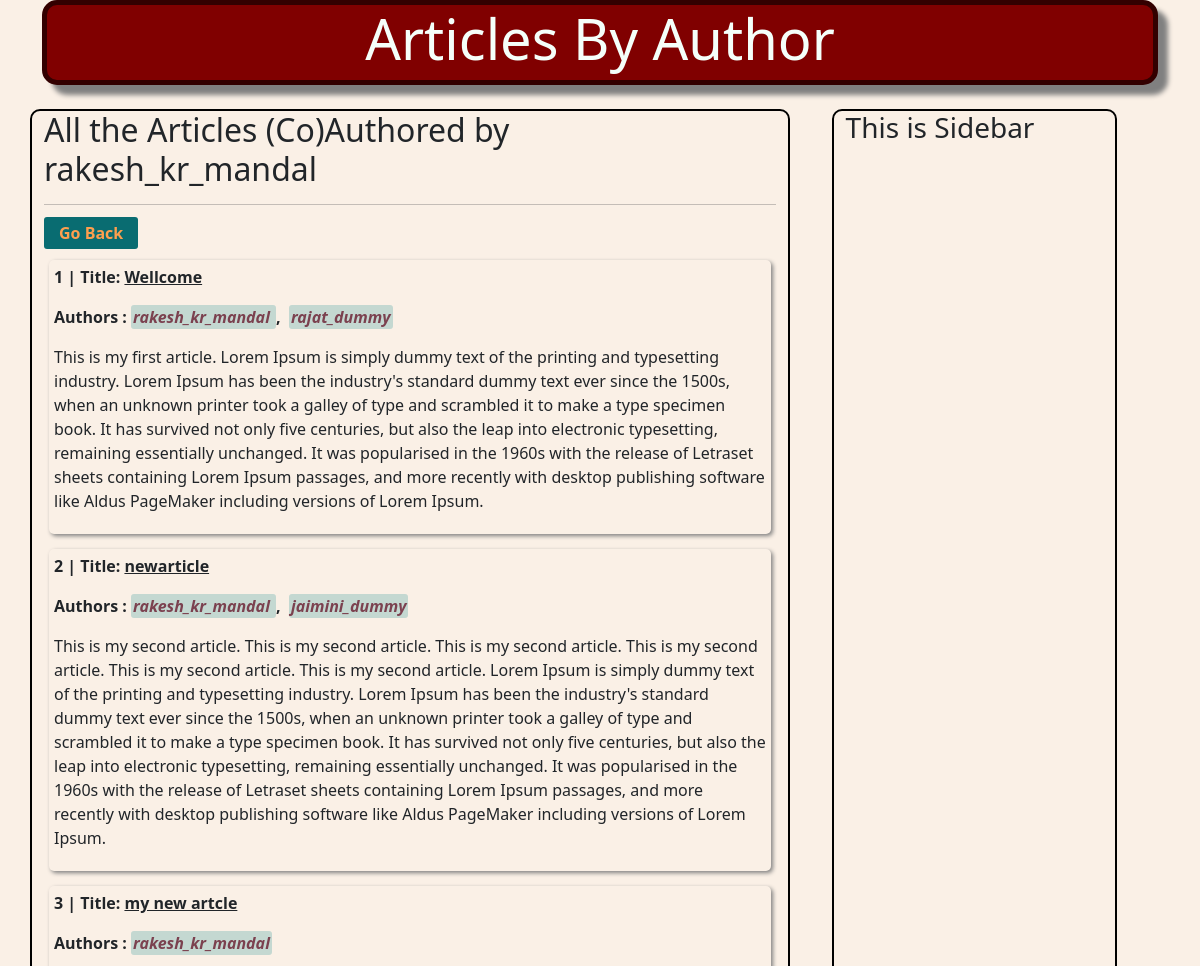
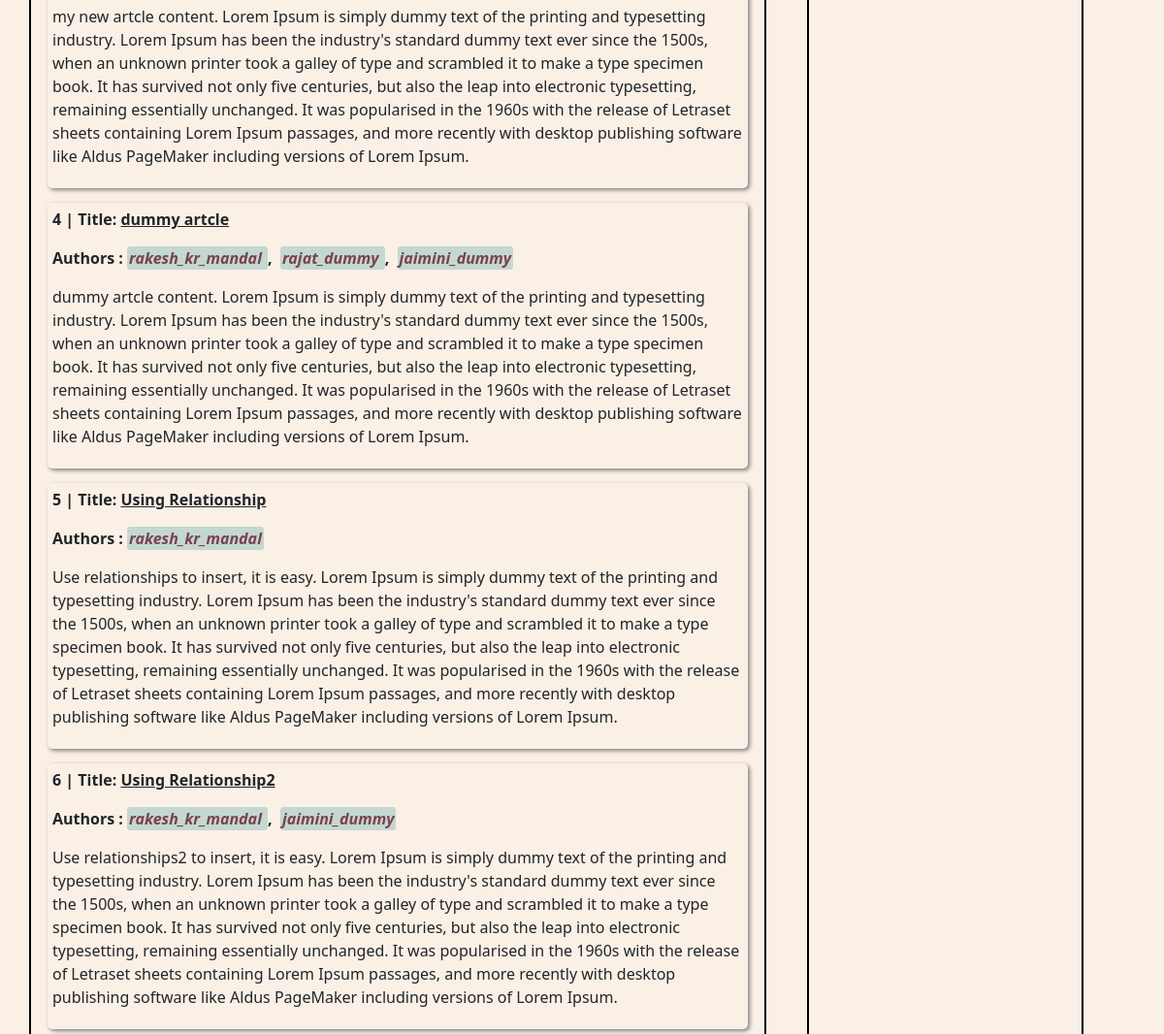
The page /article_by/rakesh_kr_mandal on the database its author committed (2 pictures, top to bottom).
### application/models.py (models this page shows)
class User(db.Model):
    __tablename__ = 'user'
    user_id = db.Column(db.Integer, autoincrement=True, primary_key=True)
    username = db.Column(db.String, unique=True)
    email = db.Column(db.String, unique=True)

class Article(db.Model):
    __tablename__ = 'article'
    article_id = db.Column(db.Integer, autoincrement=True, primary_key=True)
    title = db.Column(db.String)
    content = db.Column(db.String)
    authors = db.relationship("User", secondary="article_authors") #for many-to-many reln

### application/controllers.py (the view)
@app.route('/article_by/<user_name>', methods=['GET', 'POST'])
def article_by_author(user_name):
    articles = Article.query.filter(Article.authors.any(username=user_name))
    v = render_template("article_by_author.html", articles=articles, user_name=user_name)
    return v

### templates/article_by_author.html (shortened to what this page needs)
<!DOCTYPE html>
<html>
<head>
    <link href="https://cdn.jsdelivr.net/npm/bootstrap@5.1.3/dist/css/bootstrap.min.css" rel="stylesheet">
</head>
<body>
    <div class="container">
        <div class="jumbotron">
            <h1 class="display-4"> Articles By Author </h1>
        </div>
        <br>
        <div class="row">
            <div class="col-md-8">
                <h2> All the Articles (Co)Authored by {{user_name}} </h2> <hr>
                <a href="/"><span id="goback"> <b> Go Back </b> </span></a>
                {% for article in articles %}
                    <div id="articlebox">
                        <p>
                            <b>{{ article["article_id"] }} | Title: <u>{{ article["title"] }}</u> </b>
                        </p>
                        <p>
                            <b>Authors : </b>
                            {% for author in article["authors"] %}
                                <span id="authbox"> <i><b><a href='/article_by/{{author["username"]}}'>{{ author["username"] }}</a></b></i> </span>
                                {% if not loop.last %}
                                    <b>,</b>&nbsp;
                                {% endif %}
                            {% endfor %}
                        </p>
                        <p> {{ article["content"] }} </p>
                    </div>
                {% endfor %}
                <br>
            </div>
            <div class="col-md-3">
                <h3>This is Sidebar </h3>
            </div>
        </div>
    </div>
</body>
</html>

### templates/article_by_author.html (style rules this page uses)
body { background-color: #C6B397; background-color: linen; }
.display-4 { text-align: center; color: mintcream; }
.jumbotron { border-radius: 15px; background-color: maroon; border: 5px solid #330000; box-shadow: 10px 10px 5px grey; }
.row > div { border-radius: 10px; border: 2px solid black; }
a { text-decoration: none; color: inherit; }
#goback { border-radius: 3px; padding: 5px 15px; background-color: #096C71; color: #FE9F4E; }
#articlebox { border-radius: 5px; margin: 15px 5px; padding: 5px; box-shadow: 2px 2px 4px grey; }
#authbox { border-radius: 3px; padding: 1px 2px; background-color: #c4d8d1; color: #7B414F; }

### rows shown on the page
User: username "rakesh_kr_mandal"
Article: article_id "1", title "Wellcome", content "This is my first article. Lorem Ipsum is simply dummy text of the printing and typesetting industry. Lorem Ipsum has been the industry's standard dummy text ever since the 1500s, when an unknown printer took a galley of type and scrambled it to make a type specimen book. It has survived not only five centuries, but also the leap into electronic typesetting, remaining essentially unchanged. It was popularised in the 1960s with the release of Letraset sheets containing Lorem Ipsum passages, and more recently with desktop publishing software like Aldus PageMaker including versions of Lorem Ipsum."
User: username "rajat_dummy"
Article: article_id "2", title "newarticle", content "This is my second article. This is my second article. This is my second article. This is my second article. This is my second article. This is my second article. Lorem Ipsum is simply dummy text of the printing and typesetting industry. Lorem Ipsum has been the industry's standard dummy text ever since the 1500s, when an unknown printer took a galley of type and scrambled it to make a type specimen book. It has survived not only five centuries, but also the leap into electronic typesetting, remaining essentially unchanged. It was popularised in the 1960s with the release of Letraset sheets containing Lorem Ipsum passages, and more recently with desktop publishing software like Aldus…"
User: username "jaimini_dummy"
Article: article_id "3", title "my new artcle", content "my new artcle content. Lorem Ipsum is simply dummy text of the printing and typesetting industry. Lorem Ipsum has been the industry's standard dummy text ever since the 1500s, when an unknown printer took a galley of type and scrambled it to make a type specimen book. It has survived not only five centuries, but also the leap into electronic typesetting, remaining essentially unchanged. It was popularised in the 1960s with the release of Letraset sheets containing Lorem Ipsum passages, and more recently with desktop publishing software like Aldus PageMaker including versions of Lorem Ipsum."
Article: article_id "4", title "dummy artcle", content "dummy artcle content. Lorem Ipsum is simply dummy text of the printing and typesetting industry. Lorem Ipsum has been the industry's standard dummy text ever since the 1500s, when an unknown printer took a galley of type and scrambled it to make a type specimen book. It has survived not only five centuries, but also the leap into electronic typesetting, remaining essentially unchanged. It was popularised in the 1960s with the release of Letraset sheets containing Lorem Ipsum passages, and more recently with desktop publishing software like Aldus PageMaker including versions of Lorem Ipsum."
Article: article_id "5", title "Using Relationship", content "Use relationships to insert, it is easy. Lorem Ipsum is simply dummy text of the printing and typesetting industry. Lorem Ipsum has been the industry's standard dummy text ever since the 1500s, when an unknown printer took a galley of type and scrambled it to make a type specimen book. It has survived not only five centuries, but also the leap into electronic typesetting, remaining essentially unchanged. It was popularised in the 1960s with the release of Letraset sheets containing Lorem Ipsum passages, and more recently with desktop publishing software like Aldus PageMaker including versions of Lorem Ipsum."
Article: article_id "6", title "Using Relationship2", content "Use relationships2 to insert, it is easy. Lorem Ipsum is simply dummy text of the printing and typesetting industry. Lorem Ipsum has been the industry's standard dummy text ever since the 1500s, when an unknown printer took a galley of type and scrambled it to make a type specimen book. It has survived not only five centuries, but also the leap into electronic typesetting, remaining essentially unchanged. It was popularised in the 1960s with the release of Letraset sheets containing Lorem Ipsum passages, and more recently with desktop publishing software like Aldus PageMaker including versions of Lorem Ipsum."
